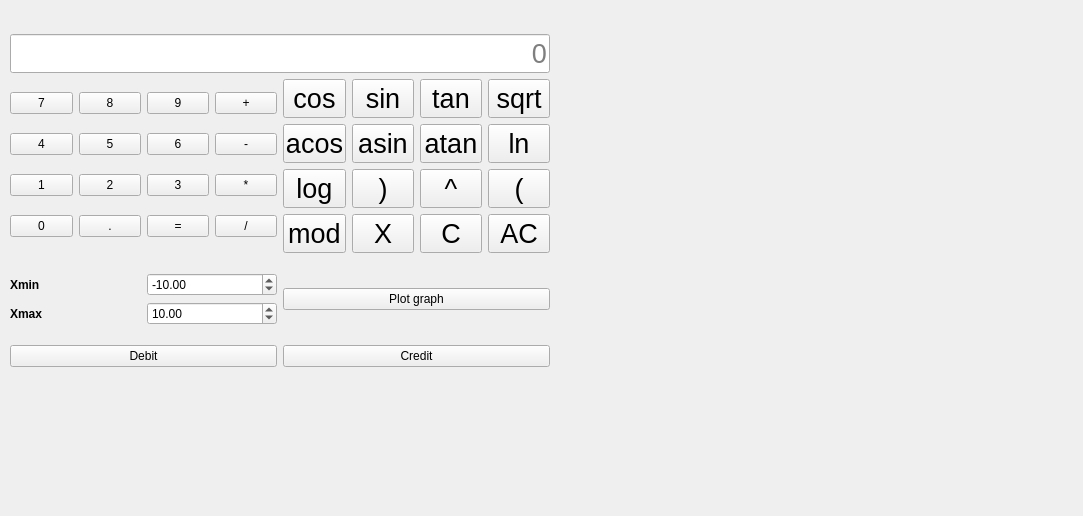
<?xml version="1.0" encoding="UTF-8"?>
<ui version="4.0">
 <class>Calculator</class>
 <widget class="QMainWindow" name="Calculator">
  <property name="geometry">
   <rect>
    <x>0</x>
    <y>0</y>
    <width>1083</width>
    <height>516</height>
   </rect>
  </property>
  <property name="minimumSize">
   <size>
    <width>0</width>
    <height>0</height>
   </size>
  </property>
  <property name="font">
   <font>
    <bold>false</bold>
   </font>
  </property>
  <property name="windowTitle">
   <string>Calculator</string>
  </property>
  <property name="toolTip">
   <string extracomment="0"/>
  </property>
  <property name="statusTip">
   <string/>
  </property>
  <property name="iconSize">
   <size>
    <width>32</width>
    <height>32</height>
   </size>
  </property>
  <widget class="QWidget" name="centralwidget">
   <widget class="QCustomPlot" name="widget" native="true">
    <property name="geometry">
     <rect>
      <x>600</x>
      <y>40</y>
      <width>471</width>
      <height>321</height>
     </rect>
    </property>
   </widget>
   <widget class="QWidget" name="layoutWidget">
    <property name="geometry">
     <rect>
      <x>10</x>
      <y>20</y>
      <width>540</width>
      <height>364</height>
     </rect>
    </property>
    <layout class="QVBoxLayout" name="verticalLayout_3">
     <item>
      <layout class="QVBoxLayout" name="verticalLayout_2">
       <item>
        <widget class="QLineEdit" name="lineEdit">
         <property name="font">
          <font>
           <pointsize>20</pointsize>
           <bold>false</bold>
          </font>
         </property>
         <property name="toolTip">
          <string/>
         </property>
         <property name="inputMethodHints">
          <set>Qt::ImhNone</set>
         </property>
         <property name="inputMask">
          <string/>
         </property>
         <property name="text">
          <string/>
         </property>
         <property name="maxLength">
          <number>255</number>
         </property>
         <property name="echoMode">
          <enum>QLineEdit::Normal</enum>
         </property>
         <property name="alignment">
          <set>Qt::AlignRight|Qt::AlignTrailing|Qt::AlignVCenter</set>
         </property>
         <property name="dragEnabled">
          <bool>false</bool>
         </property>
         <property name="readOnly">
          <bool>true</bool>
         </property>
         <property name="placeholderText">
          <string notr="true">0</string>
         </property>
         <property name="cursorMoveStyle">
          <enum>Qt::LogicalMoveStyle</enum>
         </property>
         <property name="clearButtonEnabled">
          <bool>false</bool>
         </property>
        </widget>
       </item>
       <item>
        <layout class="QHBoxLayout" name="horizontalLayout_3">
         <item>
          <layout class="QGridLayout" name="gridLayout_2">
           <item row="2" column="1">
            <widget class="QPushButton" name="pushButton_2">
             <property name="text">
              <string>2</string>
             </property>
            </widget>
           </item>
           <item row="1" column="0">
            <widget class="QPushButton" name="pushButton_4">
             <property name="text">
              <string>4</string>
             </property>
            </widget>
           </item>
           <item row="3" column="2">
            <widget class="QPushButton" name="pushButton_eq">
             <property name="text">
              <string>=</string>
             </property>
            </widget>
           </item>
           <item row="1" column="3">
            <widget class="QPushButton" name="pushButton_minus">
             <property name="text">
              <string>-</string>
             </property>
            </widget>
           </item>
           <item row="2" column="2">
            <widget class="QPushButton" name="pushButton_3">
             <property name="text">
              <string>3</string>
             </property>
            </widget>
           </item>
           <item row="2" column="3">
            <widget class="QPushButton" name="pushButton_mult">
             <property name="text">
              <string>*</string>
             </property>
            </widget>
           </item>
           <item row="0" column="0">
            <widget class="QPushButton" name="pushButton_7">
             <property name="text">
              <string>7</string>
             </property>
            </widget>
           </item>
           <item row="0" column="1">
            <widget class="QPushButton" name="pushButton_8">
             <property name="text">
              <string>8</string>
             </property>
            </widget>
           </item>
           <item row="3" column="1">
            <widget class="QPushButton" name="pushButton_dot">
             <property name="text">
              <string>.</string>
             </property>
            </widget>
           </item>
           <item row="1" column="1">
            <widget class="QPushButton" name="pushButton_5">
             <property name="text">
              <string>5</string>
             </property>
            </widget>
           </item>
           <item row="0" column="3">
            <widget class="QPushButton" name="pushButton_plus">
             <property name="text">
              <string>+</string>
             </property>
            </widget>
           </item>
           <item row="2" column="0">
            <widget class="QPushButton" name="pushButton_1">
             <property name="text">
              <string>1</string>
             </property>
            </widget>
           </item>
           <item row="1" column="2">
            <widget class="QPushButton" name="pushButton_6">
             <property name="text">
              <string>6</string>
             </property>
            </widget>
           </item>
           <item row="3" column="3">
            <widget class="QPushButton" name="pushButton_div">
             <property name="text">
              <string>/</string>
             </property>
            </widget>
           </item>
           <item row="0" column="2">
            <widget class="QPushButton" name="pushButton_9">
             <property name="text">
              <string>9</string>
             </property>
            </widget>
           </item>
           <item row="3" column="0">
            <widget class="QPushButton" name="pushButton_0">
             <property name="text">
              <string>0</string>
             </property>
            </widget>
           </item>
          </layout>
         </item>
         <item>
          <layout class="QGridLayout" name="gridLayout">
           <item row="0" column="0">
            <widget class="QPushButton" name="pushButton_cos">
             <property name="font">
              <font>
               <pointsize>20</pointsize>
               <bold>false</bold>
              </font>
             </property>
             <property name="styleSheet">
              <string notr="true"/>
             </property>
             <property name="text">
              <string>cos</string>
             </property>
            </widget>
           </item>
           <item row="0" column="1">
            <widget class="QPushButton" name="pushButton_sin">
             <property name="font">
              <font>
               <pointsize>20</pointsize>
               <bold>false</bold>
              </font>
             </property>
             <property name="text">
              <string>sin</string>
             </property>
            </widget>
           </item>
           <item row="0" column="2">
            <widget class="QPushButton" name="pushButton_tan">
             <property name="font">
              <font>
               <pointsize>20</pointsize>
               <bold>false</bold>
              </font>
             </property>
             <property name="text">
              <string>tan</string>
             </property>
            </widget>
           </item>
           <item row="0" column="3">
            <widget class="QPushButton" name="pushButton_sqrt">
             <property name="font">
              <font>
               <pointsize>20</pointsize>
               <bold>false</bold>
              </font>
             </property>
             <property name="text">
              <string>sqrt</string>
             </property>
            </widget>
           </item>
           <item row="1" column="0">
            <widget class="QPushButton" name="pushButton_acos">
             <property name="font">
              <font>
               <pointsize>20</pointsize>
               <bold>false</bold>
              </font>
             </property>
             <property name="text">
              <string>acos</string>
             </property>
            </widget>
           </item>
           <item row="1" column="1">
            <widget class="QPushButton" name="pushButton_asin">
             <property name="font">
              <font>
               <pointsize>20</pointsize>
               <bold>false</bold>
              </font>
             </property>
             <property name="text">
              <string>asin</string>
             </property>
            </widget>
           </item>
           <item row="1" column="2">
            <widget class="QPushButton" name="pushButton_atan">
             <property name="font">
              <font>
               <pointsize>20</pointsize>
               <bold>false</bold>
              </font>
             </property>
             <property name="text">
              <string>atan</string>
             </property>
            </widget>
           </item>
           <item row="1" column="3">
            <widget class="QPushButton" name="pushButton_ln">
             <property name="font">
              <font>
               <pointsize>20</pointsize>
               <bold>false</bold>
              </font>
             </property>
             <property name="text">
              <string>ln</string>
             </property>
            </widget>
           </item>
           <item row="2" column="0">
            <widget class="QPushButton" name="pushButton_log">
             <property name="font">
              <font>
               <pointsize>20</pointsize>
               <bold>false</bold>
              </font>
             </property>
             <property name="text">
              <string>log</string>
             </property>
            </widget>
           </item>
           <item row="2" column="1">
            <widget class="QPushButton" name="pushButton_brck_cl">
             <property name="font">
              <font>
               <pointsize>20</pointsize>
               <bold>false</bold>
              </font>
             </property>
             <property name="text">
              <string>)</string>
             </property>
            </widget>
           </item>
           <item row="2" column="2">
            <widget class="QPushButton" name="pushButton_pow">
             <property name="font">
              <font>
               <pointsize>20</pointsize>
               <bold>false</bold>
              </font>
             </property>
             <property name="text">
              <string>^</string>
             </property>
            </widget>
           </item>
           <item row="2" column="3">
            <widget class="QPushButton" name="pushButton_brck_op">
             <property name="font">
              <font>
               <pointsize>20</pointsize>
               <bold>false</bold>
              </font>
             </property>
             <property name="text">
              <string>(</string>
             </property>
            </widget>
           </item>
           <item row="3" column="0">
            <widget class="QPushButton" name="pushButton_mod">
             <property name="font">
              <font>
               <pointsize>20</pointsize>
               <bold>false</bold>
              </font>
             </property>
             <property name="text">
              <string>mod</string>
             </property>
            </widget>
           </item>
           <item row="3" column="1">
            <widget class="QPushButton" name="pushButton_var_x">
             <property name="font">
              <font>
               <pointsize>20</pointsize>
               <bold>false</bold>
              </font>
             </property>
             <property name="text">
              <string>X</string>
             </property>
            </widget>
           </item>
           <item row="3" column="2">
            <widget class="QPushButton" name="pushButton_clear">
             <property name="font">
              <font>
               <pointsize>20</pointsize>
               <bold>false</bold>
              </font>
             </property>
             <property name="text">
              <string>C</string>
             </property>
            </widget>
           </item>
           <item row="3" column="3">
            <widget class="QPushButton" name="pushButton_del">
             <property name="font">
              <font>
               <pointsize>20</pointsize>
               <bold>false</bold>
              </font>
             </property>
             <property name="text">
              <string>AC</string>
             </property>
            </widget>
           </item>
          </layout>
         </item>
        </layout>
       </item>
      </layout>
     </item>
     <item>
      <layout class="QHBoxLayout" name="horizontalLayout_4">
       <item>
        <layout class="QVBoxLayout" name="verticalLayout">
         <item>
          <layout class="QHBoxLayout" name="horizontalLayout_2">
           <item>
            <widget class="QLabel" name="label">
             <property name="font">
              <font>
               <bold>true</bold>
              </font>
             </property>
             <property name="text">
              <string>Xmin</string>
             </property>
            </widget>
           </item>
           <item>
            <widget class="QDoubleSpinBox" name="doubleSpinBox_Xmin">
             <property name="accelerated">
              <bool>true</bool>
             </property>
             <property name="minimum">
              <double>-10000000.000000000000000</double>
             </property>
             <property name="maximum">
              <double>10000000.000000000000000</double>
             </property>
             <property name="value">
              <double>-10.000000000000000</double>
             </property>
            </widget>
           </item>
          </layout>
         </item>
         <item>
          <layout class="QHBoxLayout" name="horizontalLayout">
           <item>
            <widget class="QLabel" name="label_2">
             <property name="font">
              <font>
               <bold>true</bold>
              </font>
             </property>
             <property name="text">
              <string>Xmax</string>
             </property>
            </widget>
           </item>
           <item>
            <widget class="QDoubleSpinBox" name="doubleSpinBox_Xmax">
             <property name="accelerated">
              <bool>true</bool>
             </property>
             <property name="minimum">
              <double>-10000000.000000000000000</double>
             </property>
             <property name="maximum">
              <double>10000000.000000000000000</double>
             </property>
             <property name="value">
              <double>10.000000000000000</double>
             </property>
            </widget>
           </item>
          </layout>
         </item>
        </layout>
       </item>
       <item>
        <widget class="QPushButton" name="pushButton_graph">
         <property name="text">
          <string>Plot graph</string>
         </property>
        </widget>
       </item>
      </layout>
     </item>
     <item>
      <layout class="QHBoxLayout" name="horizontalLayout_5">
       <item>
        <widget class="QPushButton" name="pushButton_debit">
         <property name="text">
          <string>Debit</string>
         </property>
        </widget>
       </item>
       <item>
        <widget class="QPushButton" name="pushButton_credit">
         <property name="text">
          <string>Credit</string>
         </property>
        </widget>
       </item>
      </layout>
     </item>
    </layout>
   </widget>
  </widget>
 </widget>
 <customwidgets>
  <customwidget>
   <class>QCustomPlot</class>
   <extends>QWidget</extends>
   <header>qcustomplot.h</header>
   <container>1</container>
  </customwidget>
 </customwidgets>
 <tabstops>
  <tabstop>lineEdit</tabstop>
  <tabstop>pushButton_cos</tabstop>
  <tabstop>pushButton_tan</tabstop>
  <tabstop>pushButton_sqrt</tabstop>
  <tabstop>pushButton_sin</tabstop>
 </tabstops>
 <resources/>
 <connections/>
</ui>
